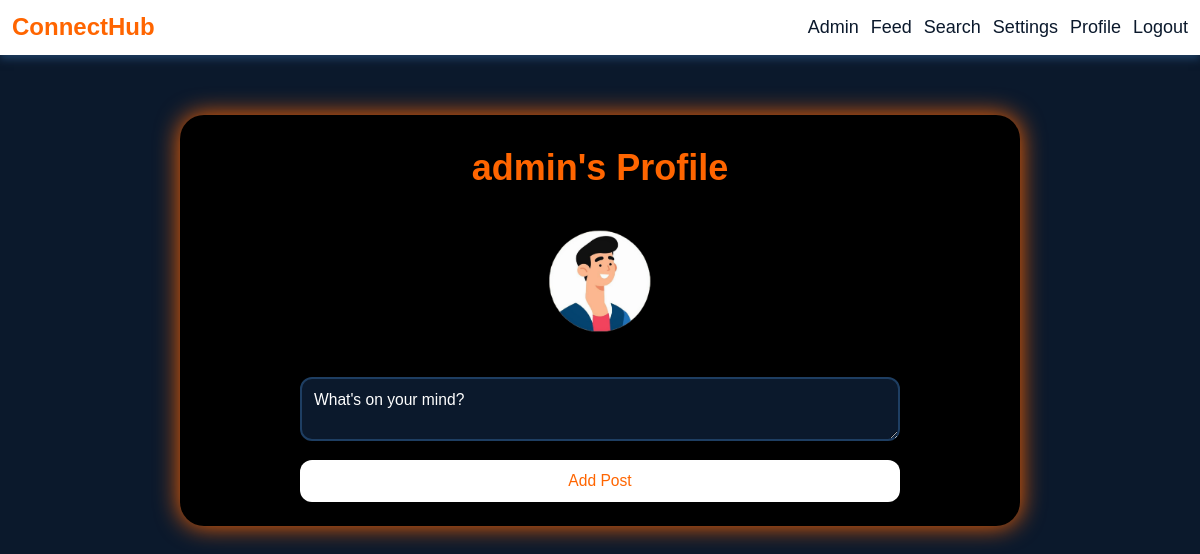
Screenshot of /app/profile.php?id=5 (signed in) with the database file from the repository.
### tables this page shows
CREATE TABLE `users` (
  `id` bigint(20) NOT NULL,
  `user_id` bigint(20) NOT NULL,
  `user_name` varchar(100) NOT NULL,
  `password` varchar(100) NOT NULL,
  `date` timestamp NOT NULL DEFAULT current_timestamp() ON UPDATE current_timestamp(),
  `profile_picture` varchar(255) DEFAULT NULL,
  `profile_description` text DEFAULT NULL,
  `role` varchar(20) DEFAULT 'user'
);

### app/profile.php (the view, shortened to what this page needs)
<?php
include("functions.php");
$id = isset($_GET['id']) ? $_GET['id'] : $_SESSION['id'];
$query = "SELECT * FROM users WHERE id = '$id' LIMIT 1";
$result = mysqli_query($con, $query);
$user_data = mysqli_fetch_assoc($result);
$username = $user_data['user_name'];
$profile_picture = isset($user_data['profile_picture']) ? $user_data['profile_picture'] : 'default.jpg';
?>
<!DOCTYPE html>
<html lang="en">
<head>
    <link rel="stylesheet" href="general.css">
    <link rel="stylesheet" href="profile.css">
</head>
<body>
<nav class="navbar">
    <a class="nav-brand" href="home.php">ConnectHub</a>
    <div class="nav-links">
        <a href="admin.php">Admin</a>
        <a href="feed.php">Feed</a>
        <a href="search.php">Search</a>
        <a href="settings.php">Settings</a>
        <a href="profile.php?id=<?php echo $id; ?>">Profile</a>
        <a href="logout.php">Logout</a>
        </div>
    </nav>
<div class="profile-container">
    <h2><?php echo htmlspecialchars($username); ?>'s Profile</h2>
    <img src="uploads/<?php echo $profile_picture; ?>" alt="Profile Picture" class="profile-picture">
    <form method="POST">
        <textarea id="post-content" name="post_content" placeholder="What's on your mind?" required></textarea>
        <button type="submit" name="new_post">Add Post</button>
    </form>
</div>
</body>
</html>

### app/general.css (style rules this page uses)
:root { --main-light: #fff; --secondary-dark: #fe4f5a; --main-orange: #FF6500; --dark-navy: #0B192C; --light-navy: #1E3E62; --main-black: black; }
* { margin: 0; padding: 0; box-sizing: border-box; font-family: Arial, sans-serif; }
body { background-color: var(--dark-navy); line-height: 1.6; min-height: 100vh; }
.navbar { background-color: var(--main-light); box-shadow: 0 4px 8px var(--light-navy); display: flex; justify-content: flex-end; align-items: center; padding: 0.7vw 1vw; width: 100%; top: 0; z-index: 10000; position: sticky; }
.nav-brand { margin-right: auto; font-size: 2vw; font-weight: bold; color: var(--main-orange); }
a.nav-brand { text-decoration: none; }
.nav-links { display: flex; gap: 1vw; align-items: center; }
.nav-links a { text-decoration: none; color: var(--dark-navy); font-size: 1.5vw; }

### app/profile.css (style rules this page uses)
.profile-container { display: flex; flex-direction: column; align-items: center; justify-content: center; margin: auto; background-color: var(--main-black); border-radius: 2vw; width: 70vw; text-align: center; margin-top: 5vw; margin-bottom: 5vw; box-shadow: 0 0 2vw var(--main-orange); }
.profile-container h2 { font-size: 3vw; color: var(--main-orange); padding: 2vw; }
.profile-picture { width: 10vw; height: 10vw; border-radius: 50%; object-fit: cover; margin-bottom: 2vw; }
.profile-container textarea, .profile-container input[type="text"], .profile-container button { width: 50vw; padding: 1vw; margin: 1vw 0; border: 0.2vw solid var(--light-navy); border-radius: 1vw; background-color: var(--dark-navy); color: var(--main-light); font-size: 1.3vw; outline: none; }
.profile-container textarea::placeholder, .profile-container input[type="text"]::placeholder { color: var(--main-light); }
.profile-container button { background-color: var(--main-light); color: var(--main-orange); outline: none; border: none; cursor: pointer; transition: background-color 0.3s; margin: 0 0 2vw; }

### rows the page displays
users: user_name "admin", profile_picture (picture)
